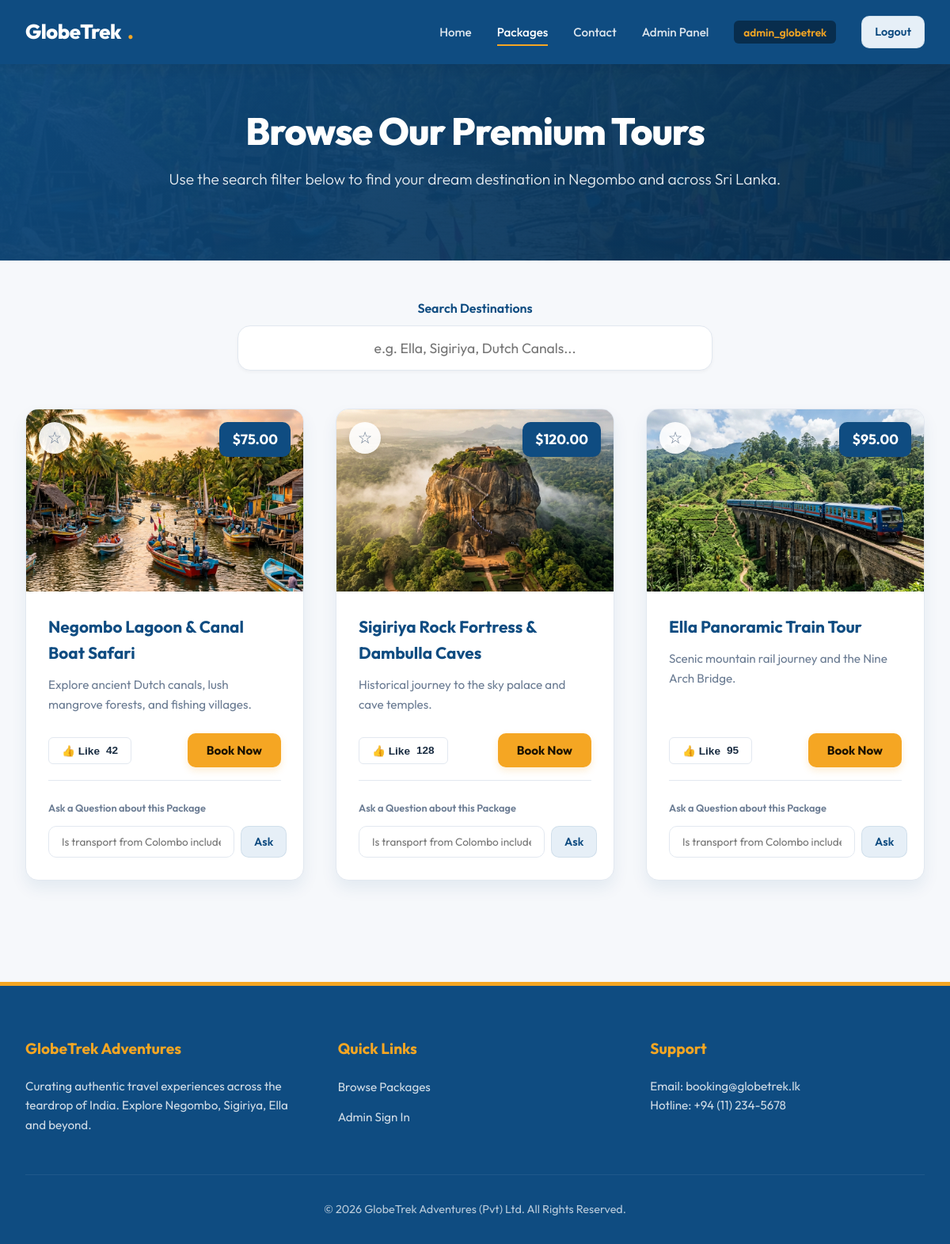
Screenshot of /packages.php (signed in) with the database file from the repository.
### tables this page shows
CREATE TABLE packages (
    id INT AUTO_INCREMENT PRIMARY KEY,
    destination VARCHAR(150) NOT NULL,
    price DECIMAL(10, 2) NOT NULL,
    description TEXT NOT NULL,
    likes_count INT DEFAULT 0,
    image_url VARCHAR(255)
);

### packages.php (the view, shortened to what this page needs)
<?php
require_once 'config/db.php';
try {
    $stmt = $pdo->query("SELECT * FROM packages ORDER BY id ASC");
    $packages = $stmt->fetchAll();
} catch (\PDOException $e) {
    die("Database query failed: " . $e->getMessage());
}
$saved_packages = [];
if (isset($_SESSION['user_id'])) {
    try {
        $stmt = $pdo->prepare("SELECT package_id FROM saved_packages WHERE user_id = ?");
        $stmt->execute([$_SESSION['user_id']]);
        $saved_packages = $stmt->fetchAll(PDO::FETCH_COLUMN);
    } catch (\PDOException $e) {
    }
}
?>
<!DOCTYPE html>
<html lang="en">
<head>
    <link rel="stylesheet" href="css/style.css">
</head>
<body>
    <header>
        <div class="nav-container">
            <a href="index.php" class="logo">GlobeTrek<span>.</span></a>
            <ul class="nav-menu">
                <li><a href="index.php" class="nav-link">Home</a></li>
                <li><a href="packages.php" class="nav-link active">Packages</a></li>
                <li><a href="contact.php" class="nav-link">Contact</a></li>
                <?php if (isset($_SESSION['role'])): ?>
                    <?php if ($_SESSION['role'] === 'customer'): ?>
                        <li><a href="dashboard.php" class="nav-link">My Dashboard</a></li>
                    <?php elseif ($_SESSION['role'] === 'admin'): ?>
                        <li><a href="admin.php" class="nav-link">Admin Panel</a></li>
                    <?php endif; ?>
                    <li><span class="user-tag"><?= htmlspecialchars($_SESSION['username']) ?></span></li>
                    <li><a href="logout.php" class="btn-secondary" style="padding: 0.5rem 1rem;">Logout</a></li>
                <?php else: ?>
                    <li><a href="login.php" class="btn-cta">Login</a></li>
                <?php endif; ?>
            </ul>
        </div>
    </header>
    <section class="hero" style="padding: 3.5rem 2rem;">
        <div class="hero-content">
            <h1>Browse Our Premium Tours</h1>
            <p>Use the search filter below to find your dream destination in Negombo and across Sri Lanka.</p>
        </div>
    </section>
    <main class="container">
        <div style="max-width: 600px; margin: 0 auto 3rem auto; text-align: center;">
            <label class="form-label" style="font-weight: 600; font-size: 1rem; color: var(--primary-color);">Search Destinations</label>
            <input class="form-control" type="text" id="search-input" placeholder="e.g. Ella, Sigiriya, Dutch Canals..." style="padding: 1rem 1.5rem; text-align: center; border-radius: var(--border-radius-lg); font-size: 1.1rem; box-shadow: var(--shadow-sm);">
        </div>
        <div class="package-grid" id="packages-list">
            <?php foreach ($packages as $pkg): ?>
                <?php
                    $is_saved = in_array($pkg['id'], $saved_packages);
                ?>
                <div class="package-card" data-destination="<?= htmlspecialchars(strtolower($pkg['destination'])) ?>">
                    <div class="package-image-container">
                        <img class="package-image" src="<?= htmlspecialchars($pkg['image_url']) ?>" alt="<?= htmlspecialchars($pkg['destination']) ?>">
                        <div class="package-price-tag">$<?= number_format($pkg['price'], 2) ?></div>
                        <div class="package-save-tag">
                            <button
                                class="btn-save <?= $is_saved ? 'saved' : '' ?>"
                                onclick="toggleSave(<?= $pkg['id'] ?>, this)"
                                title="<?= $is_saved ? 'Saved to bookmarks' : 'Save for later' ?>"
                            >
                                <span class="star-icon"><?= $is_saved ? '★' : '☆' ?></span>
                            </button>
                        </div>
                    </div>
                    <div class="package-content">
                        <h3 class="package-title"><?= htmlspecialchars($pkg['destination']) ?></h3>
                        <p class="package-desc"><?= htmlspecialchars($pkg['description']) ?></p>
                        <div class="package-actions">
                            <button class="btn-like" onclick="toggleLike(<?= $pkg['id'] ?>, this)">
                                <span>👍 Like</span>
                                <span class="like-count"><?= $pkg['likes_count'] ?></span>
                            </button>
                            <button class="btn-cta" onclick="bookPackage(<?= $pkg['id'] ?>, this)">
                                Book Now
                            </button>
                        </div>
                        <form class="package-query-form" data-package-id="<?= $pkg['id'] ?>">
                            <label style="font-size: 0.8rem; font-weight: 600; color: var(--text-muted);">Ask a Question about this Package</label>
                            <div class="query-input-group">
                                <input class="query-input" type="text" placeholder="Is transport from Colombo included?" required>
                                <button class="btn-secondary" type="submit" style="padding: 0.5rem 1rem;">Ask</button>
                            </div>
                        </form>
                    </div>
                </div>
            <?php endforeach; ?>
        </div>
    </main>
    <footer>
        <div class="footer-content">
            <div class="footer-section">
                <h4>GlobeTrek Adventures</h4>
                <p>Curating authentic travel experiences across the teardrop of India. Explore Negombo, Sigiriya, Ella and beyond.</p>
            </div>
            <div class="footer-section">
                <h4>Quick Links</h4>
                <ul class="footer-links">
                    <li><a href="index.php">Browse Packages</a></li>
                    <li><a href="login.php">Admin Sign In</a></li>
                </ul>
            </div>
            <div class="footer-section">
                <h4>Support</h4>
                <p>Email: booking@globetrek.lk<br>Hotline: +94 (11) 234-5678</p>
            </div>
        </div>
        <div class="footer-bottom">
            &copy; 2026 GlobeTrek Adventures (Pvt) Ltd. All Rights Reserved.
        </div>
    </footer>
</body>
</html>

### rows the page displays
packages: image_url (picture), price "75.00", destination "Negombo Lagoon & Canal Boat Safari", description "Explore ancient Dutch canals, lush mangrove forests, and fishing villages.", likes_count "42"
packages: image_url (picture), price "120.00", destination "Sigiriya Rock Fortress & Dambulla Caves", description "Historical journey to the sky palace and cave temples.", likes_count "128"
packages: image_url (picture), price "95.00", destination "Ella Panoramic Train Tour", description "Scenic mountain rail journey and the Nine Arch Bridge.", likes_count "95"

### other values shown
$_SESSION['username'] "admin_globetrek"
